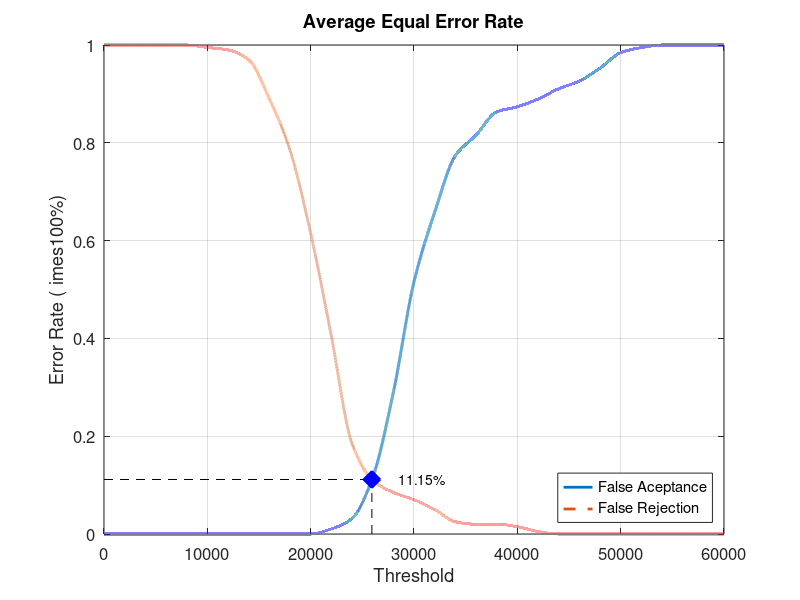
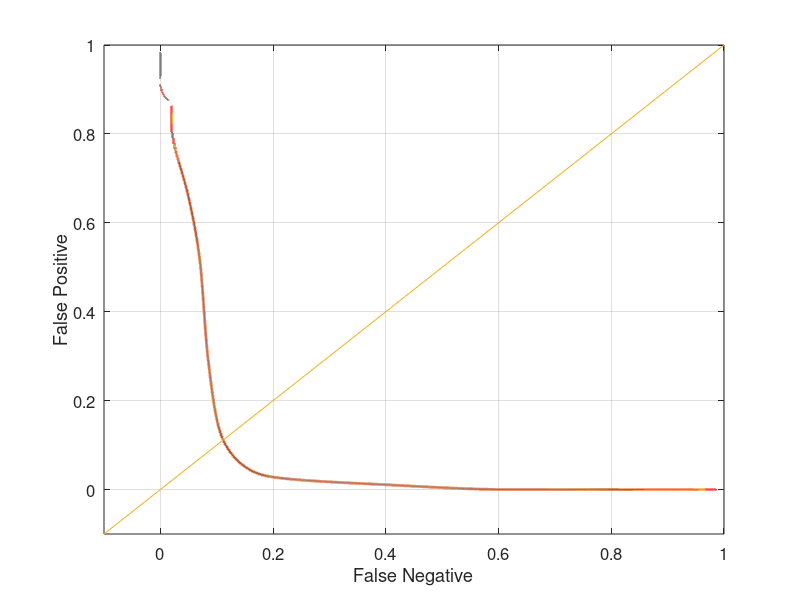

Source code (MATLAB) for these figures, in order:
close all;
clear;
clc;
x = 0:2000:60000;
xq = 0:0.5:60000;

y0 = [0 0 0 0 0 0 0 0 0 0 0 0.0105263 0.0315789 0.115789 0.289474 0.515789 0.657895 0.773684 0.815789 0.863158 0.873684 0.889474 0.910526 0.926316 0.952632 0.984211 0.994737 1 1 1 1]
yy0 = interp1(x, y0, xq, 'pchip');
y1 = [1 1 1 1 1 0.995 0.99 0.97 0.89 0.785 0.615 0.405 0.185 0.11 0.085 0.07 0.05 0.025 0.02 0.02 0.015 0.005 0 0 0 0 0 0 0 0 0]
yy1 = interp1(x, y1, xq, 'pchip');

% Calculating EER: 
y2 = abs(y0 - y1);
find(y2 == min(y2))
yy2 = abs(yy0 - yy1);
xEER = find(yy2 == min(yy2));
xEERIndex = xq(xEER) % X-axis EER
yEER = yy0(xEER) % Y-axis EER

main = figure
plot(xq, yy0,'-','LineWidth', 2);	hold on
plot(xq, yy1,'--','LineWidth', 2);	hold on
plot([xEERIndex xEERIndex], [0 yEER], 'k--');	hold on
plot([0 xEERIndex], [yEER yEER], 'k--');	hold on
plot(xEERIndex, yEER, 'bx', 'LineWidth', 10);	hold on
text(xEERIndex + 10 * xEERIndex / 100, yEER, [num2str(round((10000 * yEER)) / 100) '%'])
legend('False Aceptance', 'False Rejection', 'Location', 'SouthEast')
xlabel('Threshold')
ylabel('Error Rate (	imes100%)')
title('Average Equal Error Rate')
set(gca, 'FontSize', 12)
axis([0 60000 0 1])
grid on

print(main, 'Database4_1Main', '-dpng');
FNRxFPR = figure('Color', [1 1 1]);
plot(yy1, yy0, '-', yy1, yy0, 'LineWidth', 2);
hold on
y = -0.1:0.1:1
plot(y, y); 
set(gca, 'FontSize', 12)
xlabel('False Negative')
ylabel('False Positive')
axis([-0.1 1 -0.1 1])
set(gca, 'FontSize', 12)
grid on

print(FNRxFPR, 'Database4_1FNRxFPR','-dpng');
